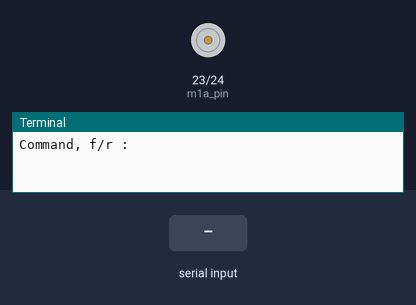
The program below on a simulated Raspberry Pi (BCM pin numbers). Shown: motor-driver pin pairs drawn as motors (green arrow = first pin HIGH = forward, orange = second pin HIGH = backward, longer = more drive, scaled by the enable pin), the last lines printed to the terminal. Inputs (shaded band) come from the test bench.

Above: at 1.2 s.
1.3 s: "f" typed at the terminal, then Enter
At 2.5 s:
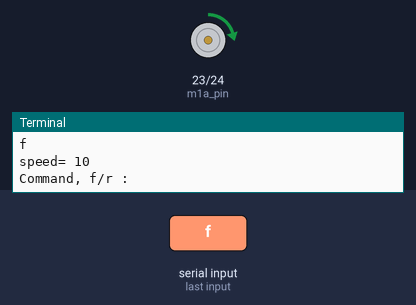
2.8 s: "1" typed at the terminal, then Enter
At 3.8 s:
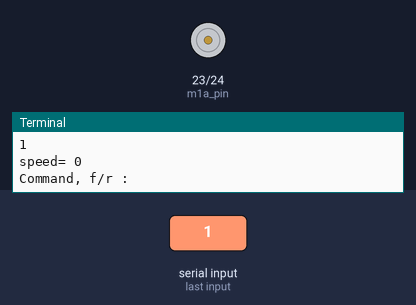
4.3 s: "0" typed at the terminal, then Enter
At 4.9 s:
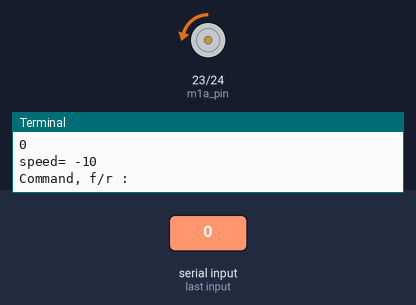
Timing chart, 0 to 7.3 s (numbered marks = the images above; inputs shaded):
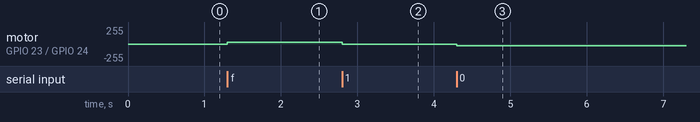

Measured:
- after the input at 1.3 s, motor on GPIO 23 (m1a_pin) / GPIO 24 (m1b_pin): stopped → forward 26/255 at once
- after the input at 2.8 s, motor on GPIO 23 (m1a_pin) / GPIO 24 (m1b_pin): forward 26/255 → stopped at once
- after the input at 4.3 s, motor on GPIO 23 (m1a_pin) / GPIO 24 (m1b_pin): stopped → backward 26/255 at once

The program:

dcmotor.py
```python
import RPi.GPIO as GPIO
import time

en_pin = 18
m1a_pin = 23
m1b_pin = 24
GPIO.setmode(GPIO.BCM)
GPIO.setup(en_pin, GPIO.OUT)
GPIO.setup(m1a_pin, GPIO.OUT)
GPIO.setup(m1b_pin, GPIO.OUT)
pwm = GPIO.PWM(en_pin, 500)
pwm.start(0)

speed=0
while True:
    cmd = input("Command, f/r :")
    direction = cmd[0]
    if direction == "f":
        if speed < 100: speed+=10
        else: speed=100
    else:
        if speed > -100: speed-=10
    if speed > 0:
        GPIO.output(m1a_pin, True)
        GPIO.output(m1b_pin, False)
    elif speed < 0:
        GPIO.output(m1a_pin, False)
        GPIO.output(m1b_pin, True)
    else:
        GPIO.output(m1a_pin, True)
        GPIO.output(m1b_pin, False)
    print("speed=", speed)
    pwm.ChangeDutyCycle(abs(speed))
```
